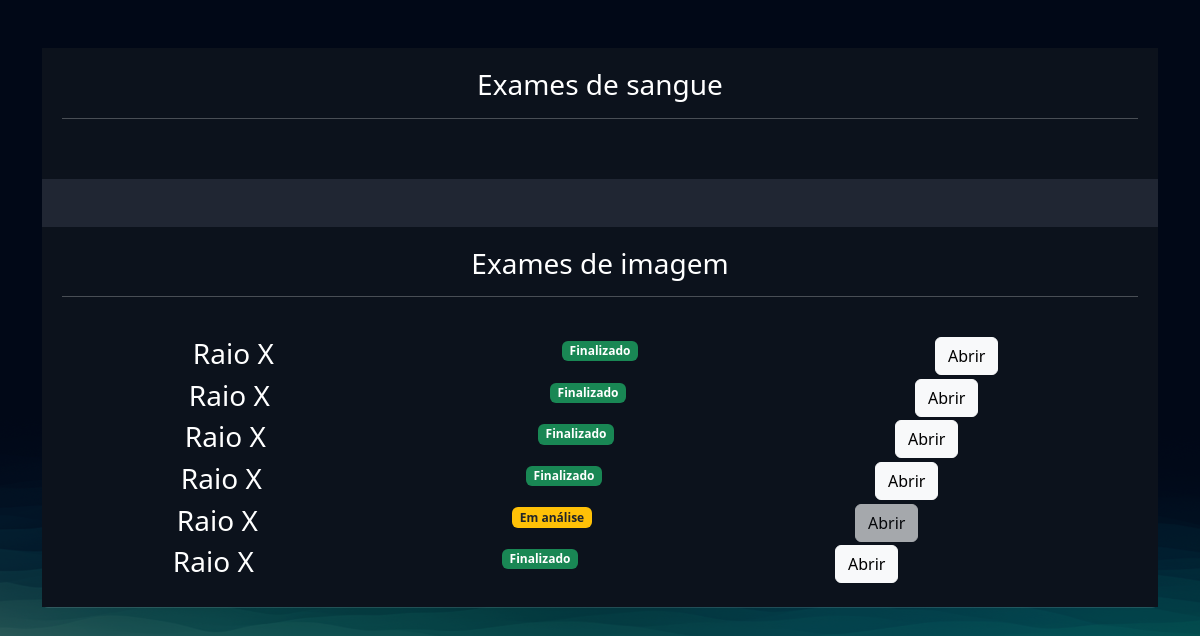
The page /exames/gerenciar_exames/ (signed in) on the database its author committed.
### exames/models.py (models this page shows, shortened)
class SolicitacaoExame(models.Model):
    choice_status = (
        ('E', 'Em análise'),
        ('F', 'Finalizado')
    )
    usuario = models.ForeignKey(User, on_delete=models.DO_NOTHING)
    exame = models.ForeignKey(TiposExames, on_delete=models.DO_NOTHING)
    status = models.CharField(max_length=2, choices=choice_status)
    resultado = models.FileField(upload_to="resultados", null=True, blank=True)
    requer_senha = models.BooleanField(default=False)
    senha = models.CharField(max_length=6, null=True, blank=True)
    def badge_template(self):
        if self.status=="E":
            classes_css = 'bg-warning text-dark'
            texto = "Em análise"
        elif self.status == 'F':
            classes_css = 'bg-success'
            texto = "Finalizado"
        return mark_safe(f"<span class='badge bg-primary {classes_css}'>{texto}</span>")

class TiposExames(models.Model):
    tipo_choices = (
        ('I', 'Exame de imagem'),
        ('S', 'Exame de Sangue')
)
    nome=models.CharField(max_length=50)
    tipo=models.CharField(max_length=1,choices=tipo_choices)
    preco= models.FloatField()
    disponivel=models.BooleanField(default=True)
    horario_inicial=models.IntegerField()
    horario_final=models.IntegerField()

### exames/views.py (the view)
# urls.py: path('gerenciar_exames/', views.gerenciar_exames, name="gerenciar_exames"),
@login_required
def gerenciar_exames(request):
    exames = SolicitacaoExame.objects.filter(usuario=request.user)
    return render(request, 'gerenciar_exames.html', {'exames': exames})

### exames/templates/gerenciar_exames.html (shortened to what this page needs)
{% extends "bases/bases.html" %}
{% load static %}
{% block 'head' %}
    <link href="{% static 'exames/css/css.css' %}" rel="stylesheet">
    <link href="{% static 'exames/css/gerenciar_pedidos.css' %}" rel="stylesheet">
    <link href="{% static 'exames/css/gerenciar_exames.css' %}" rel="stylesheet">
{% endblock 'head' %}
{% block 'conteudo' %}
    <br>
    <br>
    <div class="container">
        <div class="card card-view">
            <div class="sub-card">
                <h3>Exames de sangue</h3>
                <hr>
                <br>
            </div>
            <br>
            <br>
            <div class="sub-card">
                <h3>Exames de imagem</h3>
                <hr>
                <br>
                {% for exame in exames  %}
    {% if  exame.exame.tipo == 'I'%}
        <div class="row">
            <div class="col-md"><h3>{{exame.exame.nome}}</h3></div>
            <div class="col-md">{{exame.badge_template}}</div>
            <div class="col-md">
                {% if exame.status == 'F' %}
                    <a href="{% url "permitir_abrir_exame" exame.id %}" class="btn btn-light">Abrir</a>
                {% else %}
                    <a href="#" class="btn btn-light disabled">Abrir</a>
                {% endif %}
        </div>
        <br>
    {% endif %}
{% endfor %}
            </div>
        </div>
    </div>
{% endblock 'conteudo' %}

### templates/static/geral/css/base.css (style rules this page uses)
:root { --main-color: #151C34; --dark-color: #0C121C ; --light-color: #6DE6EE; --contrast-color: #f4c96b; --differential-color: #066668; }
* { color: white }

### templates/static/exames/css/css.css (style rules this page uses)
body { background-image: url('/static/geral/img/bg2.png'); background-size: cover; }
.card { background-color: rgba(217, 217, 217, .14); color: white; padding: 15px; }

### templates/static/exames/css/gerenciar_pedidos.css (style rules this page uses)
.card-view { text-align: center; padding: 0; border: none; height: 70vh; }

### templates/static/exames/css/gerenciar_exames.css (style rules this page uses)
.sub-card { background-color: var(--dark-color); padding: 20px; }

### rows shown on the page
SolicitacaoExame: exame.nome "Raio X", badge_template "Finalizado", shows "Abrir"
SolicitacaoExame: exame.nome "Raio X", badge_template "Finalizado", shows "Abrir"
SolicitacaoExame: exame.nome "Raio X", badge_template "Finalizado", shows "Abrir"
SolicitacaoExame: exame.nome "Raio X", badge_template "Finalizado", shows "Abrir"
SolicitacaoExame: exame.nome "Raio X", badge_template "Em análise", shows "Abrir"
SolicitacaoExame: exame.nome "Raio X", badge_template "Finalizado", shows "Abrir"
